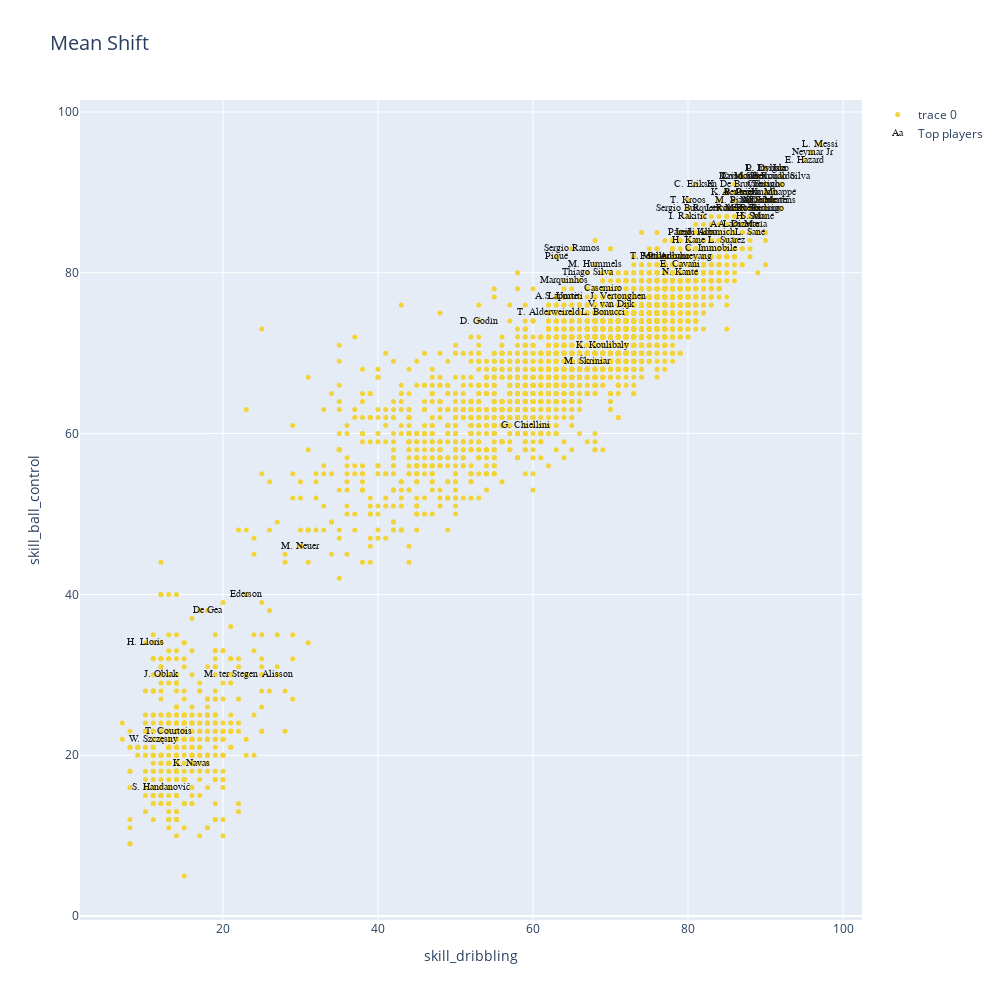

The notebook cell this image was saved under:
### Code cell
data=[]
bool_crack=df_n["overall"] > 85
bool_no_crack=df_n["overall"]<86


#Eligo dos números entre 0 y  de n_skills-1
#skill_1=skills_ratings[5]
#skill_2=skills_ratings[14]
skill_1=skills_ratings[skills_ratings.index('skill_dribbling')]
skill_2=skills_ratings[skills_ratings.index('skill_ball_control')]


MeanShift_clusters = go.Scatter(x=df_skills[skill_1], y=df_skills[skill_2],
                           mode='markers',
                        text=df_n.loc[:,'short_name'],
                           marker=dict(
                                size=5,
                                color = clusters2.astype(np.float), #set color equal to a variable
                                colorscale='Portland',
                                showscale=False)
                           )

crack =go.Scatter(x=df_skills.loc[bool_crack,skill_1], y=df_skills.loc[bool_crack,skill_2],name='Top players',
                      text=df_n.loc[bool_crack,'short_name'],
                      textfont=dict(family='sans serif',size=10,color='black'),
                      opacity=0.9,mode='text')

data=[MeanShift_clusters,crack]

layout = go.Layout(title="Mean Shift",titlefont=dict(size=20),
                xaxis=dict(title=skill_1),
                yaxis=dict(title=skill_2),
                autosize=False, width=1000,height=1000)

fig = go.Figure(data=data, layout=layout)

iplot(fig)

### Figure 1 — Plotly figure (JSON) as saved in the notebook; plotly's stock layout.template omitted (floating-point values rounded to 4 significant figures; data arrays with more than 128 entries replaced by an {"elided": "..."} marker saying what was removed)
{"data": [{"marker": {"color": {"elided": "4756 int values"}, "colorscale": [[0, "rgb(12,51,131)"], [0.25, "rgb(10,136,186)"], [0.5, "rgb(242,211,56)"], [0.75, "rgb(242,143,56)"], [1, "rgb(217,30,30)"]], "showscale": false, "size": 5}, "mode": "markers", "text": {"elided": "4756 str values"}, "type": "scatter", "x": {"elided": "4756 int values"}, "y": {"elided": "4756 int values"}}, {"mode": "text", "name": "Top players", "opacity": 0.9, "text": ["L. Messi", "Cristiano Ronaldo", "Neymar Jr", "J. Oblak", "E. Hazard", "K. De Bruyne", "M. ter Stegen", "V. van Dijk", "L. Modrić", "M. Salah", "K. Mbappé", "K. Koulibaly", "H. Kane", "Alisson", "De Gea", "N. Kanté", "G. Chiellini", "S. Agüero", "Sergio Ramos", "L. Suárez", "R. Lewandowski", "Sergio Busquets", "A. Griezmann", "P. Dybala", "P. Pogba", "Ederson", "R. Sterling", "C. Eriksen", "T. Courtois", "Piqué", "S. Handanovič", "M. Neuer", "H. Lloris", "David Silva", "E. Cavani", "D. Godín", "T. Kroos", "M. Reus", "P. Aubameyang", "S. Mané", "A. Laporte", "Bernardo Silva", "Casemiro", "H. Son", "Fernandinho", "Thiago Silva", "K. Benzema", "J. Vertonghen", "D. Mertens", "M. Hummels", "T. Alderweireld", "Jordi Alba", "Thiago", "K. Navas", "L. Insigne", "L. Sané", "Marquinhos", "M. Škriniar", "M. Verratti", "S. Umtiti", "W. Szczęsny", "J. Kimmich", "Isco", "Roberto Firmino", "I. Rakitić", "M. Pjanić", "A. Di María", "L. Bonucci", "Coutinho", "Parejo", "T. Müller", "C. Immobile", "A. Lacazette"], "textfont": {"color": "black", "family": "sans serif", "size": 10}, "type": "scatter", "x": [97, 89, 96, 12, 95, 86, 21, 70, 87, 89, 91, 69, 80, 27, 18, 79, 59, 88, 65, 85, 85, 80, 88, 90, 87, 23, 89, 81, 13, 63, 12, 30, 10, 87, 79, 53, 80, 87, 79, 89, 63, 92, 69, 88, 77, 67, 86, 71, 91, 68, 62, 81, 90, 16, 90, 88, 64, 67, 90, 64, 11, 83, 92, 88, 80, 86, 87, 69, 90, 79, 75, 83, 86], "y": [96, 92, 95, 30, 94, 91, 30, 76, 92, 89, 90, 71, 84, 30, 38, 80, 61, 89, 83, 84, 88, 88, 90, 93, 90, 40, 88, 91, 23, 82, 16, 46, 34, 92, 81, 74, 89, 88, 82, 87, 77, 92, 78, 87, 82, 80, 90, 77, 89, 81, 75, 85, 91, 19, 93, 85, 79, 69, 89, 77, 22, 85, 93, 88, 87, 89, 86, 75, 91, 85, 82, 83, 86]}], "layout": {"autosize": false, "height": 1000, "title": {"font": {"size": 20}, "text": "Mean Shift"}, "width": 1000, "xaxis": {"title": {"text": "skill_dribbling"}}, "yaxis": {"title": {"text": "skill_ball_control"}}}}
